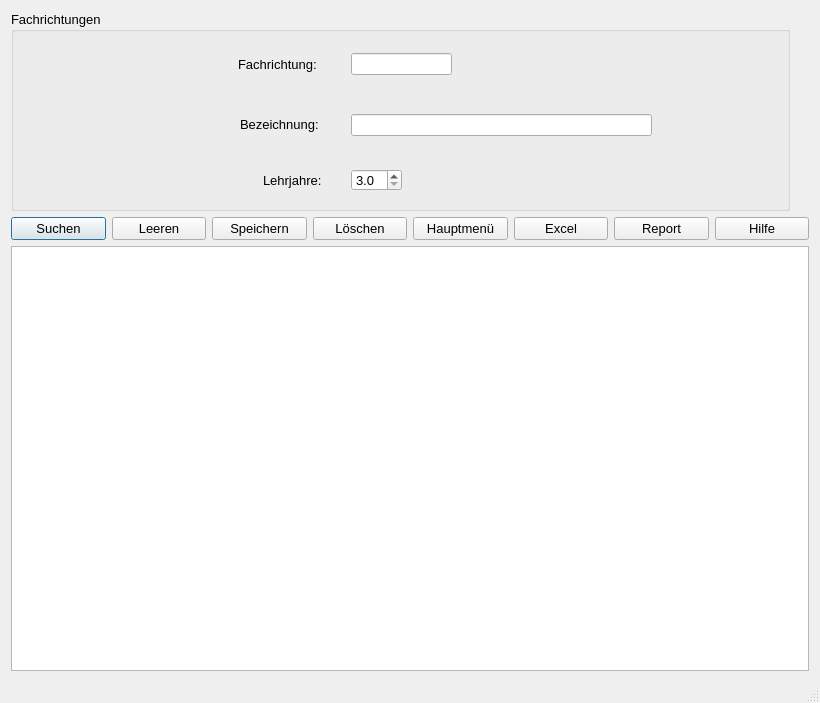
<?xml version="1.0" encoding="UTF-8"?>
<ui version="4.0">
 <class>Dialog</class>
 <widget class="QDialog" name="Dialog">
  <property name="geometry">
   <rect>
    <x>0</x>
    <y>0</y>
    <width>820</width>
    <height>703</height>
   </rect>
  </property>
  <property name="minimumSize">
   <size>
    <width>820</width>
    <height>703</height>
   </size>
  </property>
  <property name="windowTitle">
   <string>Fachrichtungen</string>
  </property>
  <property name="sizeGripEnabled">
   <bool>true</bool>
  </property>
  <layout class="QGridLayout" name="gridLayout">
   <item row="0" column="0">
    <widget class="QGroupBox" name="gbFachrichtungen">
     <property name="sizePolicy">
      <sizepolicy hsizetype="Fixed" vsizetype="Fixed">
       <horstretch>0</horstretch>
       <verstretch>0</verstretch>
      </sizepolicy>
     </property>
     <property name="minimumSize">
      <size>
       <width>779</width>
       <height>200</height>
      </size>
     </property>
     <property name="font">
      <font>
       <pointsize>10</pointsize>
      </font>
     </property>
     <property name="title">
      <string>Fachrichtungen</string>
     </property>
     <widget class="QLineEdit" name="leFachrichtungabk">
      <property name="geometry">
       <rect>
        <x>340</x>
        <y>42</y>
        <width>101</width>
        <height>22</height>
       </rect>
      </property>
      <property name="font">
       <font>
        <pointsize>10</pointsize>
       </font>
      </property>
     </widget>
     <widget class="QLineEdit" name="leFachrichtungbez">
      <property name="geometry">
       <rect>
        <x>340</x>
        <y>103</y>
        <width>301</width>
        <height>22</height>
       </rect>
      </property>
      <property name="font">
       <font>
        <pointsize>10</pointsize>
       </font>
      </property>
     </widget>
     <widget class="QLabel" name="lblFachrichtung">
      <property name="geometry">
       <rect>
        <x>227</x>
        <y>43</y>
        <width>111</width>
        <height>20</height>
       </rect>
      </property>
      <property name="font">
       <font>
        <pointsize>10</pointsize>
       </font>
      </property>
      <property name="text">
       <string>Fachrichtung:</string>
      </property>
     </widget>
     <widget class="QLabel" name="lblBezeichnung">
      <property name="geometry">
       <rect>
        <x>229</x>
        <y>103</y>
        <width>101</width>
        <height>20</height>
       </rect>
      </property>
      <property name="font">
       <font>
        <pointsize>10</pointsize>
       </font>
      </property>
      <property name="text">
       <string>Bezeichnung:</string>
      </property>
     </widget>
     <widget class="QLabel" name="lblLJahre">
      <property name="geometry">
       <rect>
        <x>252</x>
        <y>161</y>
        <width>91</width>
        <height>16</height>
       </rect>
      </property>
      <property name="font">
       <font>
        <pointsize>10</pointsize>
       </font>
      </property>
      <property name="text">
       <string>Lehrjahre:</string>
      </property>
     </widget>
     <widget class="QDoubleSpinBox" name="sbLehrjahre">
      <property name="geometry">
       <rect>
        <x>340</x>
        <y>158</y>
        <width>51</width>
        <height>22</height>
       </rect>
      </property>
      <property name="font">
       <font>
        <pointsize>10</pointsize>
       </font>
      </property>
      <property name="decimals">
       <number>1</number>
      </property>
      <property name="minimum">
       <double>3.000000000000000</double>
      </property>
      <property name="maximum">
       <double>4.000000000000000</double>
      </property>
      <property name="singleStep">
       <double>0.500000000000000</double>
      </property>
     </widget>
    </widget>
   </item>
   <item row="1" column="0">
    <layout class="QHBoxLayout" name="horizontalLayout">
     <property name="spacing">
      <number>6</number>
     </property>
     <item>
      <widget class="QPushButton" name="btSuchen">
       <property name="sizePolicy">
        <sizepolicy hsizetype="Fixed" vsizetype="Fixed">
         <horstretch>0</horstretch>
         <verstretch>0</verstretch>
        </sizepolicy>
       </property>
       <property name="maximumSize">
        <size>
         <width>100</width>
         <height>16777215</height>
        </size>
       </property>
       <property name="font">
        <font>
         <pointsize>10</pointsize>
        </font>
       </property>
       <property name="text">
        <string>Suchen</string>
       </property>
       <property name="icon">
        <iconset>
         <normaloff>../../_Symbole/UsedSymbols/searchmagnifierinterfacesymbol1_79893.ico</normaloff>../../_Symbole/UsedSymbols/searchmagnifierinterfacesymbol1_79893.ico</iconset>
       </property>
      </widget>
     </item>
     <item>
      <widget class="QPushButton" name="btClear">
       <property name="sizePolicy">
        <sizepolicy hsizetype="Fixed" vsizetype="Fixed">
         <horstretch>0</horstretch>
         <verstretch>0</verstretch>
        </sizepolicy>
       </property>
       <property name="maximumSize">
        <size>
         <width>100</width>
         <height>16777215</height>
        </size>
       </property>
       <property name="font">
        <font>
         <pointsize>10</pointsize>
        </font>
       </property>
       <property name="text">
        <string>Leeren</string>
       </property>
       <property name="icon">
        <iconset>
         <normaloff>../../_Symbole/UsedSymbols/-clear_90704.ico</normaloff>../../_Symbole/UsedSymbols/-clear_90704.ico</iconset>
       </property>
      </widget>
     </item>
     <item>
      <widget class="QPushButton" name="btSpeichern">
       <property name="sizePolicy">
        <sizepolicy hsizetype="Fixed" vsizetype="Fixed">
         <horstretch>0</horstretch>
         <verstretch>0</verstretch>
        </sizepolicy>
       </property>
       <property name="maximumSize">
        <size>
         <width>100</width>
         <height>16777215</height>
        </size>
       </property>
       <property name="font">
        <font>
         <pointsize>10</pointsize>
        </font>
       </property>
       <property name="text">
        <string>Speichern</string>
       </property>
       <property name="icon">
        <iconset>
         <normaloff>../../_Symbole/UsedSymbols/save_3621.ico</normaloff>../../_Symbole/UsedSymbols/save_3621.ico</iconset>
       </property>
      </widget>
     </item>
     <item>
      <widget class="QPushButton" name="btLoeschen">
       <property name="sizePolicy">
        <sizepolicy hsizetype="Fixed" vsizetype="Fixed">
         <horstretch>0</horstretch>
         <verstretch>0</verstretch>
        </sizepolicy>
       </property>
       <property name="maximumSize">
        <size>
         <width>100</width>
         <height>16777215</height>
        </size>
       </property>
       <property name="font">
        <font>
         <pointsize>10</pointsize>
        </font>
       </property>
       <property name="text">
        <string>Löschen</string>
       </property>
       <property name="icon">
        <iconset>
         <normaloff>../../_Symbole/UsedSymbols/seo-social-web-network-internet_262_icon-icons.com_61518.ico</normaloff>../../_Symbole/UsedSymbols/seo-social-web-network-internet_262_icon-icons.com_61518.ico</iconset>
       </property>
      </widget>
     </item>
     <item>
      <widget class="QPushButton" name="btAbbrechen">
       <property name="sizePolicy">
        <sizepolicy hsizetype="Fixed" vsizetype="Fixed">
         <horstretch>0</horstretch>
         <verstretch>0</verstretch>
        </sizepolicy>
       </property>
       <property name="maximumSize">
        <size>
         <width>100</width>
         <height>16777215</height>
        </size>
       </property>
       <property name="font">
        <font>
         <pointsize>10</pointsize>
        </font>
       </property>
       <property name="text">
        <string>Hauptmenü</string>
       </property>
       <property name="icon">
        <iconset>
         <normaloff>../../_Symbole/UsedSymbols/log-out_icon-icons.com_50106.ico</normaloff>../../_Symbole/UsedSymbols/log-out_icon-icons.com_50106.ico</iconset>
       </property>
      </widget>
     </item>
     <item>
      <widget class="QPushButton" name="btExcel">
       <property name="enabled">
        <bool>true</bool>
       </property>
       <property name="sizePolicy">
        <sizepolicy hsizetype="Fixed" vsizetype="Fixed">
         <horstretch>0</horstretch>
         <verstretch>0</verstretch>
        </sizepolicy>
       </property>
       <property name="maximumSize">
        <size>
         <width>100</width>
         <height>16777215</height>
        </size>
       </property>
       <property name="font">
        <font>
         <pointsize>10</pointsize>
        </font>
       </property>
       <property name="text">
        <string>Excel</string>
       </property>
       <property name="icon">
        <iconset>
         <normaloff>../../_Symbole/UsedSymbols/microsoft_excel_icon_132212.ico</normaloff>../../_Symbole/UsedSymbols/microsoft_excel_icon_132212.ico</iconset>
       </property>
      </widget>
     </item>
     <item>
      <widget class="QPushButton" name="btCSV">
       <property name="sizePolicy">
        <sizepolicy hsizetype="Fixed" vsizetype="Fixed">
         <horstretch>0</horstretch>
         <verstretch>0</verstretch>
        </sizepolicy>
       </property>
       <property name="maximumSize">
        <size>
         <width>100</width>
         <height>16777215</height>
        </size>
       </property>
       <property name="font">
        <font>
         <pointsize>10</pointsize>
        </font>
       </property>
       <property name="text">
        <string>Report</string>
       </property>
       <property name="icon">
        <iconset>
         <normaloff>../../_Symbole/UsedSymbols/reporting_noun_report_document_file_icon_148360.ico</normaloff>../../_Symbole/UsedSymbols/reporting_noun_report_document_file_icon_148360.ico</iconset>
       </property>
      </widget>
     </item>
     <item>
      <widget class="QPushButton" name="btHilfe">
       <property name="sizePolicy">
        <sizepolicy hsizetype="Fixed" vsizetype="Fixed">
         <horstretch>0</horstretch>
         <verstretch>0</verstretch>
        </sizepolicy>
       </property>
       <property name="maximumSize">
        <size>
         <width>100</width>
         <height>16777215</height>
        </size>
       </property>
       <property name="font">
        <font>
         <pointsize>10</pointsize>
        </font>
       </property>
       <property name="text">
        <string>Hilfe</string>
       </property>
       <property name="icon">
        <iconset>
         <normaloff>../../_Symbole/UsedSymbols/info_13213.ico</normaloff>../../_Symbole/UsedSymbols/info_13213.ico</iconset>
       </property>
      </widget>
     </item>
    </layout>
   </item>
   <item row="2" column="0">
    <widget class="QTableWidget" name="twAnzeige">
     <property name="sizePolicy">
      <sizepolicy hsizetype="Expanding" vsizetype="Expanding">
       <horstretch>0</horstretch>
       <verstretch>0</verstretch>
      </sizepolicy>
     </property>
     <property name="minimumSize">
      <size>
       <width>780</width>
       <height>400</height>
      </size>
     </property>
     <property name="font">
      <font>
       <pointsize>10</pointsize>
      </font>
     </property>
     <property name="autoFillBackground">
      <bool>false</bool>
     </property>
     <property name="editTriggers">
      <set>QAbstractItemView::NoEditTriggers</set>
     </property>
     <property name="tabKeyNavigation">
      <bool>true</bool>
     </property>
     <property name="showDropIndicator" stdset="0">
      <bool>true</bool>
     </property>
     <property name="alternatingRowColors">
      <bool>true</bool>
     </property>
     <property name="wordWrap">
      <bool>true</bool>
     </property>
     <attribute name="verticalHeaderVisible">
      <bool>true</bool>
     </attribute>
     <attribute name="verticalHeaderCascadingSectionResizes">
      <bool>false</bool>
     </attribute>
    </widget>
   </item>
   <item row="3" column="0">
    <widget class="QLabel" name="lab_INFO">
     <property name="sizePolicy">
      <sizepolicy hsizetype="Minimum" vsizetype="Preferred">
       <horstretch>0</horstretch>
       <verstretch>0</verstretch>
      </sizepolicy>
     </property>
     <property name="minimumSize">
      <size>
       <width>780</width>
       <height>0</height>
      </size>
     </property>
     <property name="font">
      <font>
       <pointsize>10</pointsize>
      </font>
     </property>
     <property name="text">
      <string/>
     </property>
    </widget>
   </item>
  </layout>
 </widget>
 <tabstops>
  <tabstop>leFachrichtungabk</tabstop>
  <tabstop>leFachrichtungbez</tabstop>
  <tabstop>sbLehrjahre</tabstop>
  <tabstop>btSuchen</tabstop>
  <tabstop>btSpeichern</tabstop>
  <tabstop>btAbbrechen</tabstop>
  <tabstop>btLoeschen</tabstop>
  <tabstop>btExcel</tabstop>
  <tabstop>btCSV</tabstop>
  <tabstop>btHilfe</tabstop>
  <tabstop>twAnzeige</tabstop>
 </tabstops>
 <resources/>
 <connections/>
</ui>
